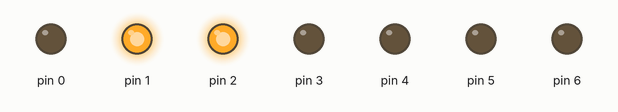
Simulated run of this sketch. Board: Arduino Uno, built with avr-gcc and run on an emulated ATmega328P. Parts: output pins drawn as LEDs (lit = HIGH).

Above: at 0.15 s.
At 0.8 s:
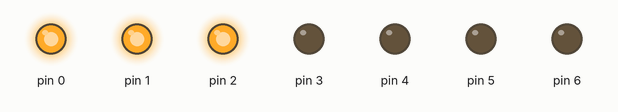
At 25.85 s:
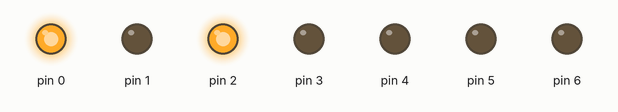
At 26.25 s:
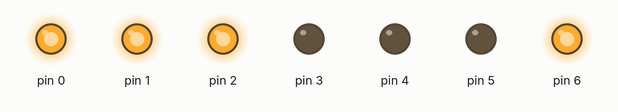
Timing chart, 0 to 27.8 s (numbered marks = the images above):
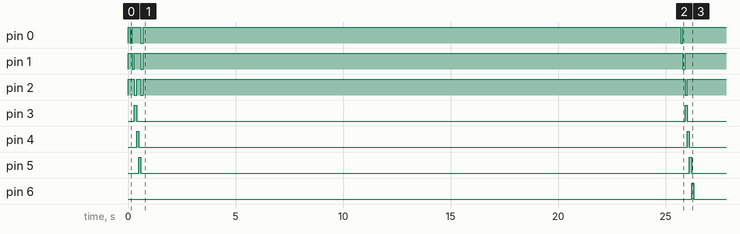

The sketch:

9.ino
```cpp
// Velocidad de la estrella
const int velocidad = 100;
// Longitud de la cola
const int cola = 3;

// Variables locales
int i = 0;

void setup() {
  // Inicializa los pines digitales como salidas
  for (int i = 0; i < 7; i++) {
    pinMode(i, OUTPUT);
  }
}

void loop() {
  // Enciende los LED-s de la cola
  for (int i = 0; i < cola; i++) {
    digitalWrite(i, HIGH);
  }

  // Enciende el siguiente LED
  digitalWrite(i, HIGH);

  // Apaga el LED más a la derecha
  digitalWrite(i - 1, LOW);

  // Avanza la posición del LED
  i++;

  // Si el LED más a la derecha está encendido, apaga la estrella
  if (i == 7) {
    for (int i = 0; i < 7; i++) {
      digitalWrite(i, LOW);
    }
  }

  // Retrasa la ejecución
  delay(velocidad);
}
```

Measured:
- by itself, pin 0: goes HIGH 0.10 s, LOW 0.10 s, HIGH 0.40 s, LOW 0.10 s, HIGH 25.0 s, LOW 0.10 s, then HIGH
- by itself, pin 1: goes HIGH 0.20 s, LOW 0.10 s, HIGH 0.30 s, LOW 0.10 s, HIGH 25.1 s, LOW 0.10 s, then HIGH
- by itself, pin 2: goes HIGH 0.30 s, LOW 0.10 s, HIGH 0.20 s, LOW 0.10 s, HIGH 25.2 s, LOW 0.10 s, then HIGH
- by itself, pin 3–5: alternates HIGH for 0.10 s and LOW for 25.5 s
- by itself, pin 6: LOW → HIGH at 26.2 s, → LOW 0.10 s later
